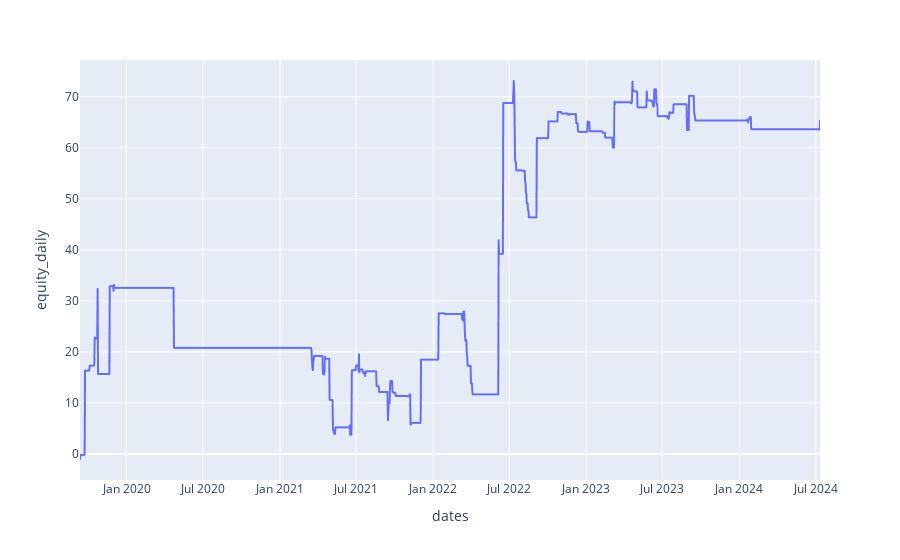

Write notebook code for a chart like this one.
### Code cell
df = pd.DataFrame(columns=['dates','equity'], data=strategy_stats['daily_profit'])
df['equity_daily'] = df['equity'].cumsum()

fig = px.line(df, x="dates", y="equity_daily")
fig.show()

### Figure 1 — Plotly figure (JSON) as saved in the notebook; plotly's stock layout.template omitted (floating-point values rounded to 4 significant figures; data arrays with more than 128 entries replaced by an {"elided": "..."} marker saying what was removed)
{"data": [{"hovertemplate": "dates=%{x}<br>equity_daily=%{y}<extra></extra>", "legendgroup": "", "line": {"color": "#636efa", "dash": "solid"}, "marker": {"symbol": "circle"}, "mode": "lines", "name": "", "showlegend": false, "type": "scattergl", "x": {"elided": "1765 str values"}, "xaxis": "x", "y": {"elided": "1765 float values"}, "yaxis": "y"}], "layout": {"legend": {"tracegroupgap": 0}, "margin": {"t": 60}, "xaxis": {"anchor": "y", "domain": [0, 1], "title": {"text": "dates"}}, "yaxis": {"anchor": "x", "domain": [0, 1], "title": {"text": "equity_daily"}}}}
